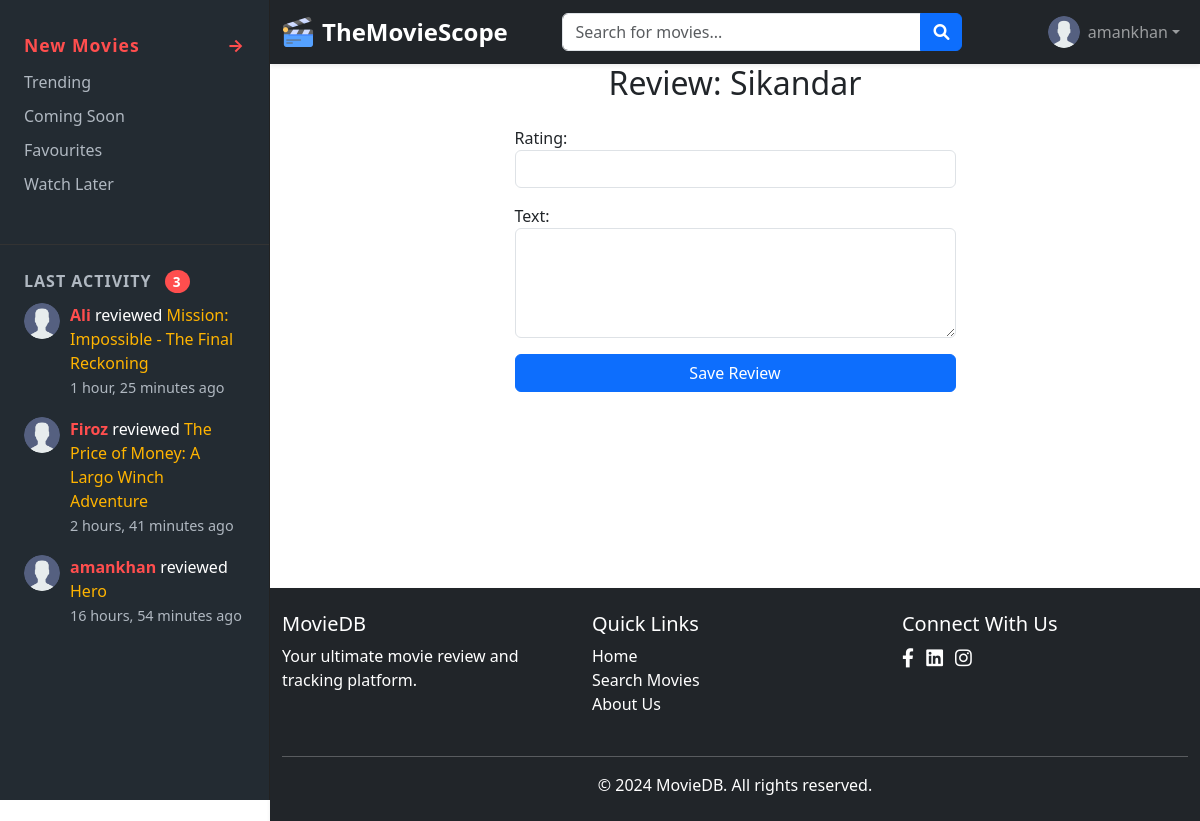
The app's page /reviews/review/1/Sikandar/ (signed in) with its own data.
### reviews/models.py (models this page shows, shortened)
class Review(models.Model):
    user = models.ForeignKey(User, on_delete=models.CASCADE, related_name='reviews')
    tmdb_id = models.IntegerField()
    movie_title = models.CharField(max_length=255)
    rating = models.PositiveSmallIntegerField()
    text = models.TextField()
    created_at = models.DateTimeField(auto_now_add=True)

### reviews/views.py (the view)
# urls.py: path('review/<int:tmdb_id>/<str:movie_title>/', views.review_form_view, name='review-form'),
@login_required
def review_form_view(request, tmdb_id, movie_title):
    review = Review.objects.filter(user=request.user, tmdb_id=tmdb_id).first()
    if request.method == 'POST':
        if review:
            form = ReviewForm(request.POST, instance=review)
        else:
            form = ReviewForm(request.POST)
        if form.is_valid():
            review = form.save(commit=False)
            review.user = request.user
            review.tmdb_id = tmdb_id
            review.movie_title = movie_title
            review.save()
            return redirect('reviews:my-reviews')
    else:
        form = ReviewForm(instance=review)
    return render(request, 'review_form.html', {'form': form, 'movie_title': movie_title})

### reviews/forms.py
class ReviewForm(forms.ModelForm):
    class Meta:
        model = Review
        fields = ['rating', 'text']
        widgets = {
            'rating': forms.NumberInput(attrs={'min': 1, 'max': 10, 'class': 'form-control'}),
            'text': forms.Textarea(attrs={'class': 'form-control', 'rows': 4}),
        }

### core/context_processors.py (called while the page is built)
def recent_reviews(request):
    return {
        'reviews_sidebar': Review.objects.select_related('user__profile').order_by('-created_at')[:3]
    }

### reviews/templates/review_form.html (shortened to what this page needs)
{% extends 'base.html' %}
{% block content %}
<div class="row justify-content-center">
    <div class="col-md-6">
        <h2 class="mb-4 text-center">Review: {{ movie_title }}</h2>
        <form method="post">
            <div class="mb-3">
                {{ form.rating.label_tag }} {{ form.rating }}
            </div>
            <div class="mb-3">
                {{ form.text.label_tag }} {{ form.text }}
            </div>
            <button type="submit" class="btn btn-primary w-100">Save Review</button>
        </form>
    </div>
</div>
{% endblock %}

### templates/base.html (shortened to what this page needs)
{% load static %}
<!DOCTYPE html>
<html lang="en">
<head>
    <link href="https://cdnjs.cloudflare.com/ajax/libs/font-awesome/6.0.0/css/all.min.css" rel="stylesheet" />
    <link href="https://cdn.jsdelivr.net/npm/bootstrap@5.3.0/dist/css/bootstrap.min.css" rel="stylesheet">
    <link rel="stylesheet" href="{% static 'css/style.css' %}">
</head>
<body class="d-flex flex-column min-vh-100">
    <div class="sidebar">
        <div class="nav-section">
            <div class="section-title">New Movies <span style="float:right;">→</span></div>
            <ul>
                <li><a href="{% url 'core:trending' %}">Trending</a></li>
                <li><a href="{% url 'core:coming-soon' %}">Coming Soon</a></li>
                <li><a href="{% url 'core:favorites' %}">Favourites</a></li>
                <li><a href="{% url 'core:watch-later' %}">Watch Later</a></li>
            </ul>
        </div>
        <div class="activity-section">
            <div class="activity-title">
                LAST ACTIVITY <span class="activity-badge">
                    {% with reviews_count=reviews_sidebar|length %}
                    {{ reviews_count|default:"0" }}
                    {% endwith %}
                </span>
            </div>
            <ul class="activity-list">
                {% for review in reviews_sidebar %}
                <li>
                    {% if review.user.profile.avatar %}
                    <img src="{{ review.user.profile.avatar.url }}" class="activity-avatar"
                        alt="{{ review.user.username }}">
                    {% else %}
                    <img src="{% static 'images/user.png' %}" class="activity-avatar" alt="{{ review.user.username }}">
                    {% endif %}
                    <div class="activity-content">
                        <span class="activity-user">{{ review.user.username }}</span>
                        reviewed <span style="color:#ffb400;">{{ review.movie_title }}</span><br>
                        <span class="activity-time">{{ review.created_at|timesince }} ago</span>
                    </div>
                </li>
                {% empty %}
                <li>
                    <span class="activity-time">No recent activity.</span>
                </li>
                {% endfor %}
            </ul>
        </div>
    </div>
    <div style="margin-left:0;">
        {% include 'navbar.html' %}
        <main class="container-fluid">
            {% block content %}{% endblock %}
        </main>
    </div>
    {% include "footer.html" %}
</body>
</html>

### templates/navbar.html (shortened to what this page needs)
{% load static %}
<nav class="navbar navbar-expand-lg navbar-dark bg-dark shadow-sm">
    <div class="container-fluid">
        <a class="navbar-brand d-flex align-items-center" href="/">
            <img src="{% static 'images/film.png' %}" alt="Logo" width="32" height="32" class="me-2">
            <span class="fw-bold">TheMovieScope</span>
        </a>
        <div class="collapse navbar-collapse" id="navbarContent">
            <form class="d-flex mx-auto" action="{% url 'movies:search' %}" method="get"
                style="width: 400px; max-width: 100%;">
                <div class="input-group">
                    <input class="form-control" type="search" name="q" placeholder="Search for movies..."
                        aria-label="Search" value="{{ request.GET.q|default:'' }}">
                    <button class="btn btn-primary" type="submit">
                        <i class="fas fa-search"></i>
                    </button>
                </div>
            </form>
            <ul class="navbar-nav ms-auto">
                {% if user.is_authenticated %}
                <li class="nav-item dropdown">
                    <a class="nav-link dropdown-toggle d-flex align-items-center" href="#" id="userDropdown"
                        role="button" data-bs-toggle="dropdown" aria-expanded="false">
                        {% if user.profile.avatar %}
                        <img src="{{ user.profile.avatar.url }}" alt="Avatar" class="rounded-circle me-2" width="32"
                            height="32">
                        {% else %}
                        <img src="{% static 'images/user.png' %}" alt="Avatar" class="rounded-circle me-2" width="32"
                            height="32">
                        {% endif %}
                        {{ user.username }}
                    </a>
                </li>
                {% endif %}
            </ul>
        </div>
    </div>
</nav>

### static/css/style.css (style rules this page uses)
.navbar { box-shadow: 0 2px 4px rgba(0,0,0,0.08); }
.navbar-brand { font-weight: bold; font-size: 1.5rem; }
main { min-height: calc(100vh - 300px); }

### templates/base.html (style rules this page uses)
.sidebar { width: 270px; background: #232b32; color: #fff; min-height: 100vh; position: fixed; left: 0; top: 0; border-right: 1px solid #222; display: flex; flex-direction: column; z-index: 100; }
.sidebar .nav-section { padding: 32px 24px 0 24px; }
.sidebar .nav-section .section-title { color: #ff4e4e; font-weight: bold; font-size: 1.1rem; margin-bottom: 12px; letter-spacing: 1px; }
.sidebar .nav-section ul { list-style: none; padding: 0; margin: 0 0 24px 0; }
.sidebar .nav-section ul li { margin-bottom: 10px; }
.sidebar .nav-section ul li a { color: #b0b8c1; text-decoration: none; font-size: 1rem; transition: color 0.2s; }
.sidebar .activity-section { border-top: 1px solid #333; margin: 24px 0 0 0; padding: 24px 24px 0 24px; }
.sidebar .activity-title { font-size: 1rem; font-weight: bold; color: #b0b8c1; margin-bottom: 10px; letter-spacing: 1px; }
.sidebar .activity-badge { background: #ff4e4e; color: #fff; border-radius: 50%; font-size: 0.85rem; padding: 2px 8px; margin-left: 8px; }
.sidebar .activity-list { list-style: none; padding: 0; margin: 0; }
.sidebar .activity-list li { margin-bottom: 18px; display: flex; align-items: flex-start; }
.sidebar .activity-avatar { width: 36px; height: 36px; border-radius: 50%; margin-right: 10px; object-fit: cover; }
.sidebar .activity-content { flex: 1; }
.sidebar .activity-user { font-weight: bold; color: #ff4e4e; }
.sidebar .activity-time { color: #b0b8c1; font-size: 0.9rem; }
body { padding-left: 270px; }

### records on screen
Review: user.username "Ali", movie_title "Mission: Impossible - The Final Reckoning", created_at "1 hour, 25 minutes"
Review: user.username "Firoz", movie_title "The Price of Money: A Largo Winch Adventure", created_at "2 hours, 41 minutes"
Review: user.username "amankhan", movie_title "Hero", created_at "16 hours, 54 minutes"

### other values on screen
{{ reviews_count|default:"0" }} "3"
{{ user.username }} "amankhan"
{{ movie_title }} "Sikandar"
